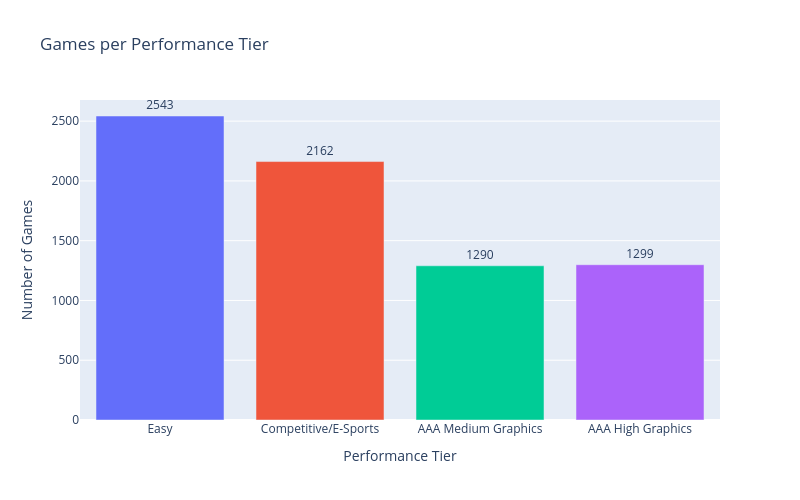

The cell this chart's notebook holds for it:
### Code cell
# Cluster Distribution
cluster_counts = df_features['Cluster_Label'].value_counts().reindex(label_names)

fig_dist = px.bar(
    x=cluster_counts.index,
    y=cluster_counts.values,
    color=cluster_counts.index,
    title='Games per Performance Tier',
    labels={'x': 'Performance Tier', 'y': 'Number of Games', 'color': 'Tier'},
    text=cluster_counts.values
)
fig_dist.update_layout(showlegend=False, width=800, height=500)
fig_dist.update_traces(textposition='outside')
fig_dist.show()

print('\nCluster Distribution:')
for label in label_names:
    count = cluster_counts[label]
    pct = count / len(df_features) * 100
    print(f'  {label}: {count} games ({pct:.1f}%)')

### Figure 1 — Plotly figure (JSON) as saved in the notebook; plotly's stock layout.template omitted (floating-point values rounded to 4 significant figures)
{"data": [{"hovertemplate": "Tier=Easy<br>Performance Tier=%{x}<br>Number of Games=%{y}<br>text=%{text}<extra></extra>", "legendgroup": "Easy", "marker": {"color": "#636efa", "pattern": {"shape": ""}}, "name": "Easy", "orientation": "v", "showlegend": true, "text": [2543.0], "textposition": "outside", "type": "bar", "x": ["Easy"], "xaxis": "x", "y": [2543], "yaxis": "y"}, {"hovertemplate": "Tier=Competitive/E-Sports<br>Performance Tier=%{x}<br>Number of Games=%{y}<br>text=%{text}<extra></extra>", "legendgroup": "Competitive/E-Sports", "marker": {"color": "#EF553B", "pattern": {"shape": ""}}, "name": "Competitive/E-Sports", "orientation": "v", "showlegend": true, "text": [2162.0], "textposition": "outside", "type": "bar", "x": ["Competitive/E-Sports"], "xaxis": "x", "y": [2162], "yaxis": "y"}, {"hovertemplate": "Tier=AAA Medium Graphics<br>Performance Tier=%{x}<br>Number of Games=%{y}<br>text=%{text}<extra></extra>", "legendgroup": "AAA Medium Graphics", "marker": {"color": "#00cc96", "pattern": {"shape": ""}}, "name": "AAA Medium Graphics", "orientation": "v", "showlegend": true, "text": [1290.0], "textposition": "outside", "type": "bar", "x": ["AAA Medium Graphics"], "xaxis": "x", "y": [1290], "yaxis": "y"}, {"hovertemplate": "Tier=AAA High Graphics<br>Performance Tier=%{x}<br>Number of Games=%{y}<br>text=%{text}<extra></extra>", "legendgroup": "AAA High Graphics", "marker": {"color": "#ab63fa", "pattern": {"shape": ""}}, "name": "AAA High Graphics", "orientation": "v", "showlegend": true, "text": [1299.0], "textposition": "outside", "type": "bar", "x": ["AAA High Graphics"], "xaxis": "x", "y": [1299], "yaxis": "y"}], "layout": {"barmode": "relative", "height": 500, "legend": {"title": {"text": "Tier"}, "tracegroupgap": 0}, "showlegend": false, "title": {"text": "Games per Performance Tier"}, "width": 800, "xaxis": {"anchor": "y", "domain": [0, 1], "title": {"text": "Performance Tier"}}, "yaxis": {"anchor": "x", "domain": [0, 1], "title": {"text": "Number of Games"}}}}
